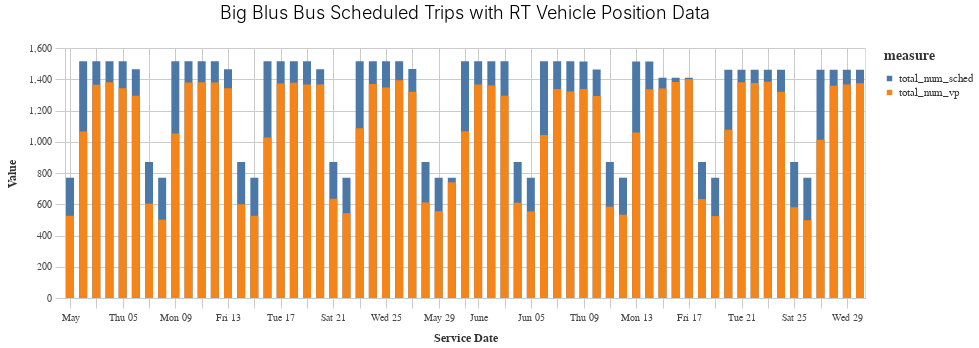

Notebook code cell kept with this figure:
### Code cell
(utils.bar_chart_over_time((df_long>>filter(_.calitp_itp_id==bbb)),
                           'service_date',
                           'value', 
                           'measure',
                           ',f', 
                           'x', 
                           'Big Blus Bus Scheduled Trips with RT Vehicle Position Data')).properties(width=800)

### Figure 1 — Vega-Lite specification as saved in the notebook (floating-point values rounded to 4 significant figures)
{"config": {"view": {"continuousWidth": 400, "continuousHeight": 300}, "axis": {"domainColor": "#cbcbcb", "grid": true, "gridColor": "#cbcbcb", "gridWidth": 1, "labelColor": "#474747", "labelFont": "Nunito Sans", "labelFontSize": 10, "labelPadding": 4, "tickColor": "#cbcbcb", "tickSize": 10, "titleColor": "#333", "titleFont": "Raleway", "titleFontSize": 12, "titlePadding": 10}, "axisBand": {"grid": false}, "background": "white", "font": "Raleway", "header": {"labelFont": "Nunito Sans", "titleFont": "Raleway"}, "legend": {"labelColor": "#333", "labelFont": "Nunito Sans", "labelFontSize": 11, "labelLimit": 0, "padding": 1, "symbolSize": 30, "symbolType": "square", "titleColor": "#333", "titleFont": "Raleway", "titleFontSize": 14, "titlePadding": 10}, "title": {"anchor": "middle", "font": "Raleway", "fontSize": 18, "fontWeight": 300, "offset": 20}}, "data": {"name": "data-81d84799763dad56626d475e27ff0df1"}, "mark": {"type": "bar", "size": 8}, "encoding": {"color": {"field": "measure", "type": "nominal"}, "x": {"field": "service_date", "sort": "x", "title": "Service Date", "type": "temporal"}, "y": {"axis": {"format": ",f"}, "field": "value", "stack": null, "title": "Value", "type": "quantitative"}}, "height": 250, "title": "Big Blus Bus Scheduled Trips with RT Vehicle Position Data", "width": 800, "$schema": "https://vega.github.io/schema/vega-lite/v4.17.0.json", "datasets": {"data-81d84799763dad56626d475e27ff0df1": [{"agency_name": "Big Blue Bus", "calitp_itp_id": 300, "service_date": "2022-05-01T00:00:00", "measure": "total_num_sched", "value": 770}, {"agency_name": "Big Blue Bus", "calitp_itp_id": 300, "service_date": "2022-05-02T00:00:00", "measure": "total_num_sched", "value": 1516}, {"agency_name": "Big Blue Bus", "calitp_itp_id": 300, "service_date": "2022-05-03T00:00:00", "measure": "total_num_sched", "value": 1516}, {"agency_name": "Big Blue Bus", "calitp_itp_id": 300, "service_date": "2022-05-04T00:00:00", "measure": "total_num_sched", "value": 1516}, {"agency_name": "Big Blue Bus", "calitp_itp_id": 300, "service_date": "2022-05-05T00:00:00", "measure": "total_num_sched", "value": 1516}, {"agency_name": "Big Blue Bus", "calitp_itp_id": 300, "service_date": "2022-05-06T00:00:00", "measure": "total_num_sched", "value": 1464}, {"agency_name": "Big Blue Bus", "calitp_itp_id": 300, "service_date": "2022-05-07T00:00:00", "measure": "total_num_sched", "value": 870}, {"agency_name": "Big Blue Bus", "calitp_itp_id": 300, "service_date": "2022-05-08T00:00:00", "measure": "total_num_sched", "value": 770}, {"agency_name": "Big Blue Bus", "calitp_itp_id": 300, "service_date": "2022-05-09T00:00:00", "measure": "total_num_sched", "value": 1516}, {"agency_name": "Big Blue Bus", "calitp_itp_id": 300, "service_date": "2022-05-10T00:00:00", "measure": "total_num_sched", "value": 1516}, {"agency_name": "Big Blue Bus", "calitp_itp_id": 300, "service_date": "2022-05-11T00:00:00", "measure": "total_num_sched", "value": 1516}, {"agency_name": "Big Blue Bus", "calitp_itp_id": 300, "service_date": "2022-05-12T00:00:00", "measure": "total_num_sched", "value": 1516}, {"agency_name": "Big Blue Bus", "calitp_itp_id": 300, "service_date": "2022-05-13T00:00:00", "measure": "total_num_sched", "value": 1464}, {"agency_name": "Big Blue Bus", "calitp_itp_id": 300, "service_date": "2022-05-14T00:00:00", "measure": "total_num_sched", "value": 870}, {"agency_name": "Big Blue Bus", "calitp_itp_id": 300, "service_date": "2022-05-15T00:00:00", "measure": "total_num_sched", "value": 770}, {"agency_name": "Big Blue Bus", "calitp_itp_id": 300, "service_date": "2022-05-16T00:00:00", "measure": "total_num_sched", "value": 1516}, {"agency_name": "Big Blue Bus", "calitp_itp_id": 300, "service_date": "2022-05-17T00:00:00", "measure": "total_num_sched", "value": 1516}, {"agency_name": "Big Blue Bus", "calitp_itp_id": 300, "service_date": "2022-05-18T00:00:00", "measure": "total_num_sched", "value": 1516}, {"agency_name": "Big Blue Bus", "calitp_itp_id": 300, "service_date": "2022-05-19T00:00:00", "measure": "total_num_sched", "value": 1516}, {"agency_name": "Big Blue Bus", "calitp_itp_id": 300, "service_date": "2022-05-20T00:00:00", "measure": "total_num_sched", "value": 1464}, {"agency_name": "Big Blue Bus", "calitp_itp_id": 300, "service_date": "2022-05-21T00:00:00", "measure": "total_num_sched", "value": 870}, {"agency_name": "Big Blue Bus", "calitp_itp_id": 300, "service_date": "2022-05-22T00:00:00", "measure": "total_num_sched", "value": 770}, {"agency_name": "Big Blue Bus", "calitp_itp_id": 300, "service_date": "2022-05-23T00:00:00", "measure": "total_num_sched", "value": 1516}, {"agency_name": "Big Blue Bus", "calitp_itp_id": 300, "service_date": "2022-05-24T00:00:00", "measure": "total_num_sched", "value": 1516}, {"agency_name": "Big Blue Bus", "calitp_itp_id": 300, "service_date": "2022-05-25T00:00:00", "measure": "total_num_sched", "value": 1516}, {"agency_name": "Big Blue Bus", "calitp_itp_id": 300, "service_date": "2022-05-26T00:00:00", "measure": "total_num_sched", "value": 1516}, {"agency_name": "Big Blue Bus", "calitp_itp_id": 300, "service_date": "2022-05-27T00:00:00", "measure": "total_num_sched", "value": 1466}, {"agency_name": "Big Blue Bus", "calitp_itp_id": 300, "service_date": "2022-05-28T00:00:00", "measure": "total_num_sched", "value": 870}, {"agency_name": "Big Blue Bus", "calitp_itp_id": 300, "service_date": "2022-05-29T00:00:00", "measure": "total_num_sched", "value": 770}, {"agency_name": "Big Blue Bus", "calitp_itp_id": 300, "service_date": "2022-05-30T00:00:00", "measure": "total_num_sched", "value": 770}, {"agency_name": "Big Blue Bus", "calitp_itp_id": 300, "service_date": "2022-05-31T00:00:00", "measure": "total_num_sched", "value": 1516}, {"agency_name": "Big Blue Bus", "calitp_itp_id": 300, "service_date": "2022-06-01T00:00:00", "measure": "total_num_sched", "value": 1516}, {"agency_name": "Big Blue Bus", "calitp_itp_id": 300, "service_date": "2022-06-02T00:00:00", "measure": "total_num_sched", "value": 1516}, {"agency_name": "Big Blue Bus", "calitp_itp_id": 300, "service_date": "2022-06-03T00:00:00", "measure": "total_num_sched", "value": 1516}, {"agency_name": "Big Blue Bus", "calitp_itp_id": 300, "service_date": "2022-06-04T00:00:00", "measure": "total_num_sched", "value": 870}, {"agency_name": "Big Blue Bus", "calitp_itp_id": 300, "service_date": "2022-06-05T00:00:00", "measure": "total_num_sched", "value": 770}, {"agency_name": "Big Blue Bus", "calitp_itp_id": 300, "service_date": "2022-06-06T00:00:00", "measure": "total_num_sched", "value": 1516}, {"agency_name": "Big Blue Bus", "calitp_itp_id": 300, "service_date": "2022-06-07T00:00:00", "measure": "total_num_sched", "value": 1516}, {"agency_name": "Big Blue Bus", "calitp_itp_id": 300, "service_date": "2022-06-08T00:00:00", "measure": "total_num_sched", "value": 1516}, {"agency_name": "Big Blue Bus", "calitp_itp_id": 300, "service_date": "2022-06-09T00:00:00", "measure": "total_num_sched", "value": 1514}, {"agency_name": "Big Blue Bus", "calitp_itp_id": 300, "service_date": "2022-06-10T00:00:00", "measure": "total_num_sched", "value": 1463}, {"agency_name": "Big Blue Bus", "calitp_itp_id": 300, "service_date": "2022-06-11T00:00:00", "measure": "total_num_sched", "value": 870}, {"agency_name": "Big Blue Bus", "calitp_itp_id": 300, "service_date": "2022-06-12T00:00:00", "measure": "total_num_sched", "value": 770}, {"agency_name": "Big Blue Bus", "calitp_itp_id": 300, "service_date": "2022-06-13T00:00:00", "measure": "total_num_sched", "value": 1513}, {"agency_name": "Big Blue Bus", "calitp_itp_id": 300, "service_date": "2022-06-14T00:00:00", "measure": "total_num_sched", "value": 1513}, {"agency_name": "Big Blue Bus", "calitp_itp_id": 300, "service_date": "2022-06-15T00:00:00", "measure": "total_num_sched", "value": 1409}, {"agency_name": "Big Blue Bus", "calitp_itp_id": 300, "service_date": "2022-06-16T00:00:00", "measure": "total_num_sched", "value": 1409}, {"agency_name": "Big Blue Bus", "calitp_itp_id": 300, "service_date": "2022-06-17T00:00:00", "measure": "total_num_sched", "value": 1409}, {"agency_name": "Big Blue Bus", "calitp_itp_id": 300, "service_date": "2022-06-18T00:00:00", "measure": "total_num_sched", "value": 870}, {"agency_name": "Big Blue Bus", "calitp_itp_id": 300, "service_date": "2022-06-19T00:00:00", "measure": "total_num_sched", "value": 770}, {"agency_name": "Big Blue Bus", "calitp_itp_id": 300, "service_date": "2022-06-20T00:00:00", "measure": "total_num_sched", "value": 1461}, {"agency_name": "Big Blue Bus", "calitp_itp_id": 300, "service_date": "2022-06-21T00:00:00", "measure": "total_num_sched", "value": 1461}, {"agency_name": "Big Blue Bus", "calitp_itp_id": 300, "service_date": "2022-06-22T00:00:00", "measure": "total_num_sched", "value": 1461}, {"agency_name": "Big Blue Bus", "calitp_itp_id": 300, "service_date": "2022-06-23T00:00:00", "measure": "total_num_sched", "value": 1461}, {"agency_name": "Big Blue Bus", "calitp_itp_id": 300, "service_date": "2022-06-24T00:00:00", "measure": "total_num_sched", "value": 1461}, {"agency_name": "Big Blue Bus", "calitp_itp_id": 300, "service_date": "2022-06-25T00:00:00", "measure": "total_num_sched", "value": 870}, {"agency_name": "Big Blue Bus", "calitp_itp_id": 300, "service_date": "2022-06-26T00:00:00", "measure": "total_num_sched", "value": 770}, {"agency_name": "Big Blue Bus", "calitp_itp_id": 300, "service_date": "2022-06-27T00:00:00", "measure": "total_num_sched", "value": 1461}, {"agency_name": "Big Blue Bus", "calitp_itp_id": 300, "service_date": "2022-06-28T00:00:00", "measure": "total_num_sched", "value": 1461}, {"agency_name": "Big Blue Bus", "calitp_itp_id": 300, "service_date": "2022-06-29T00:00:00", "measure": "total_num_sched", "value": 1461}, {"agency_name": "Big Blue Bus", "calitp_itp_id": 300, "service_date": "2022-06-30T00:00:00", "measure": "total_num_sched", "value": 1461}, {"agency_name": "Big Blue Bus", "calitp_itp_id": 300, "service_date": "2022-05-01T00:00:00", "measure": "total_num_vp", "value": 526}, {"agency_name": "Big Blue Bus", "calitp_itp_id": 300, "service_date": "2022-05-02T00:00:00", "measure": "total_num_vp", "value": 1066}, {"agency_name": "Big Blue Bus", "calitp_itp_id": 300, "service_date": "2022-05-03T00:00:00", "measure": "total_num_vp", "value": 1365}, {"agency_name": "Big Blue Bus", "calitp_itp_id": 300, "service_date": "2022-05-04T00:00:00", "measure": "total_num_vp", "value": 1381}, {"agency_name": "Big Blue Bus", "calitp_itp_id": 300, "service_date": "2022-05-05T00:00:00", "measure": "total_num_vp", "value": 1343}, {"agency_name": "Big Blue Bus", "calitp_itp_id": 300, "service_date": "2022-05-06T00:00:00", "measure": "total_num_vp", "value": 1295}, {"agency_name": "Big Blue Bus", "calitp_itp_id": 300, "service_date": "2022-05-07T00:00:00", "measure": "total_num_vp", "value": 604}, {"agency_name": "Big Blue Bus", "calitp_itp_id": 300, "service_date": "2022-05-08T00:00:00", "measure": "total_num_vp", "value": 501}, {"agency_name": "Big Blue Bus", "calitp_itp_id": 300, "service_date": "2022-05-09T00:00:00", "measure": "total_num_vp", "value": 1053}, {"agency_name": "Big Blue Bus", "calitp_itp_id": 300, "service_date": "2022-05-10T00:00:00", "measure": "total_num_vp", "value": 1380}, {"agency_name": "Big Blue Bus", "calitp_itp_id": 300, "service_date": "2022-05-11T00:00:00", "measure": "total_num_vp", "value": 1381}, {"agency_name": "Big Blue Bus", "calitp_itp_id": 300, "service_date": "2022-05-12T00:00:00", "measure": "total_num_vp", "value": 1380}, {"agency_name": "Big Blue Bus", "calitp_itp_id": 300, "service_date": "2022-05-13T00:00:00", "measure": "total_num_vp", "value": 1343}, {"agency_name": "Big Blue Bus", "calitp_itp_id": 300, "service_date": "2022-05-14T00:00:00", "measure": "total_num_vp", "value": 600}, {"agency_name": "Big Blue Bus", "calitp_itp_id": 300, "service_date": "2022-05-15T00:00:00", "measure": "total_num_vp", "value": 526}, {"agency_name": "Big Blue Bus", "calitp_itp_id": 300, "service_date": "2022-05-16T00:00:00", "measure": "total_num_vp", "value": 1028}, {"agency_name": "Big Blue Bus", "calitp_itp_id": 300, "service_date": "2022-05-17T00:00:00", "measure": "total_num_vp", "value": 1373}, {"agency_name": "Big Blue Bus", "calitp_itp_id": 300, "service_date": "2022-05-18T00:00:00", "measure": "total_num_vp", "value": 1377}, {"agency_name": "Big Blue Bus", "calitp_itp_id": 300, "service_date": "2022-05-19T00:00:00", "measure": "total_num_vp", "value": 1367}, {"agency_name": "Big Blue Bus", "calitp_itp_id": 300, "service_date": "2022-05-20T00:00:00", "measure": "total_num_vp", "value": 1366}, {"agency_name": "Big Blue Bus", "calitp_itp_id": 300, "service_date": "2022-05-21T00:00:00", "measure": "total_num_vp", "value": 635}, {"agency_name": "Big Blue Bus", "calitp_itp_id": 300, "service_date": "2022-05-22T00:00:00", "measure": "total_num_vp", "value": 543}, {"agency_name": "Big Blue Bus", "calitp_itp_id": 300, "service_date": "2022-05-23T00:00:00", "measure": "total_num_vp", "value": 1086}, {"agency_name": "Big Blue Bus", "calitp_itp_id": 300, "service_date": "2022-05-24T00:00:00", "measure": "total_num_vp", "value": 1370}, {"agency_name": "Big Blue Bus", "calitp_itp_id": 300, "service_date": "2022-05-25T00:00:00", "measure": "total_num_vp", "value": 1348}, {"agency_name": "Big Blue Bus", "calitp_itp_id": 300, "service_date": "2022-05-26T00:00:00", "measure": "total_num_vp", "value": 1394}, {"agency_name": "Big Blue Bus", "calitp_itp_id": 300, "service_date": "2022-05-27T00:00:00", "measure": "total_num_vp", "value": 1320}, {"agency_name": "Big Blue Bus", "calitp_itp_id": 300, "service_date": "2022-05-28T00:00:00", "measure": "total_num_vp", "value": 612}, {"agency_name": "Big Blue Bus", "calitp_itp_id": 300, "service_date": "2022-05-29T00:00:00", "measure": "total_num_vp", "value": 556}, {"agency_name": "Big Blue Bus", "calitp_itp_id": 300, "service_date": "2022-05-30T00:00:00", "measure": "total_num_vp", "value": 741}, {"agency_name": "Big Blue Bus", "calitp_itp_id": 300, "service_date": "2022-05-31T00:00:00", "measure": "total_num_vp", "value": 1067}, {"agency_name": "Big Blue Bus", "calitp_itp_id": 300, "service_date": "2022-06-01T00:00:00", "measure": "total_num_vp", "value": 1366}, {"agency_name": "Big Blue Bus", "calitp_itp_id": 300, "service_date": "2022-06-02T00:00:00", "measure": "total_num_vp", "value": 1360}, {"agency_name": "Big Blue Bus", "calitp_itp_id": 300, "service_date": "2022-06-03T00:00:00", "measure": "total_num_vp", "value": 1294}, {"agency_name": "Big Blue Bus", "calitp_itp_id": 300, "service_date": "2022-06-04T00:00:00", "measure": "total_num_vp", "value": 610}, {"agency_name": "Big Blue Bus", "calitp_itp_id": 300, "service_date": "2022-06-05T00:00:00", "measure": "total_num_vp", "value": 554}, {"agency_name": "Big Blue Bus", "calitp_itp_id": 300, "service_date": "2022-06-06T00:00:00", "measure": "total_num_vp", "value": 1044}, {"agency_name": "Big Blue Bus", "calitp_itp_id": 300, "service_date": "2022-06-07T00:00:00", "measure": "total_num_vp", "value": 1338}, {"agency_name": "Big Blue Bus", "calitp_itp_id": 300, "service_date": "2022-06-08T00:00:00", "measure": "total_num_vp", "value": 1322}, {"agency_name": "Big Blue Bus", "calitp_itp_id": 300, "service_date": "2022-06-09T00:00:00", "measure": "total_num_vp", "value": 1337}, {"agency_name": "Big Blue Bus", "calitp_itp_id": 300, "service_date": "2022-06-10T00:00:00", "measure": "total_num_vp", "value": 1293}, {"agency_name": "Big Blue Bus", "calitp_itp_id": 300, "service_date": "2022-06-11T00:00:00", "measure": "total_num_vp", "value": 584}, {"agency_name": "Big Blue Bus", "calitp_itp_id": 300, "service_date": "2022-06-12T00:00:00", "measure": "total_num_vp", "value": 533}, {"agency_name": "Big Blue Bus", "calitp_itp_id": 300, "service_date": "2022-06-13T00:00:00", "measure": "total_num_vp", "value": 1060}, {"agency_name": "Big Blue Bus", "calitp_itp_id": 300, "service_date": "2022-06-14T00:00:00", "measure": "total_num_vp", "value": 1336}, {"agency_name": "Big Blue Bus", "calitp_itp_id": 300, "service_date": "2022-06-15T00:00:00", "measure": "total_num_vp", "value": 1341}, {"agency_name": "Big Blue Bus", "calitp_itp_id": 300, "service_date": "2022-06-16T00:00:00", "measure": "total_num_vp", "value": 1382}, {"agency_name": "Big Blue Bus", "calitp_itp_id": 300, "service_date": "2022-06-17T00:00:00", "measure": "total_num_vp", "value": 1400}, {"agency_name": "Big Blue Bus", "calitp_itp_id": 300, "service_date": "2022-06-18T00:00:00", "measure": "total_num_vp", "value": 633}, {"agency_name": "Big Blue Bus", "calitp_itp_id": 300, "service_date": "2022-06-19T00:00:00", "measure": "total_num_vp", "value": 524}, {"agency_name": "Big Blue Bus", "calitp_itp_id": 300, "service_date": "2022-06-20T00:00:00", "measure": "total_num_vp", "value": 1077}, {"agency_name": "Big Blue Bus", "calitp_itp_id": 300, "service_date": "2022-06-21T00:00:00", "measure": "total_num_vp", "value": 1381}, {"agency_name": "Big Blue Bus", "calitp_itp_id": 300, "service_date": "2022-06-22T00:00:00", "measure": "total_num_vp", "value": 1376}, {"agency_name": "Big Blue Bus", "calitp_itp_id": 300, "service_date": "2022-06-23T00:00:00", "measure": "total_num_vp", "value": 1384}, {"agency_name": "Big Blue Bus", "calitp_itp_id": 300, "service_date": "2022-06-24T00:00:00", "measure": "total_num_vp", "value": 1320}, {"agency_name": "Big Blue Bus", "calitp_itp_id": 300, "service_date": "2022-06-25T00:00:00", "measure": "total_num_vp", "value": 581}, {"agency_name": "Big Blue Bus", "calitp_itp_id": 300, "service_date": "2022-06-26T00:00:00", "measure": "total_num_vp", "value": 498}, {"agency_name": "Big Blue Bus", "calitp_itp_id": 300, "service_date": "2022-06-27T00:00:00", "measure": "total_num_vp", "value": 1013}, {"agency_name": "Big Blue Bus", "calitp_itp_id": 300, "service_date": "2022-06-28T00:00:00", "measure": "total_num_vp", "value": 1359}, {"agency_name": "Big Blue Bus", "calitp_itp_id": 300, "service_date": "2022-06-29T00:00:00", "measure": "total_num_vp", "value": 1367}, {"agency_name": "Big Blue Bus", "calitp_itp_id": 300, "service_date": "2022-06-30T00:00:00", "measure": "total_num_vp", "value": 1374}]}}
